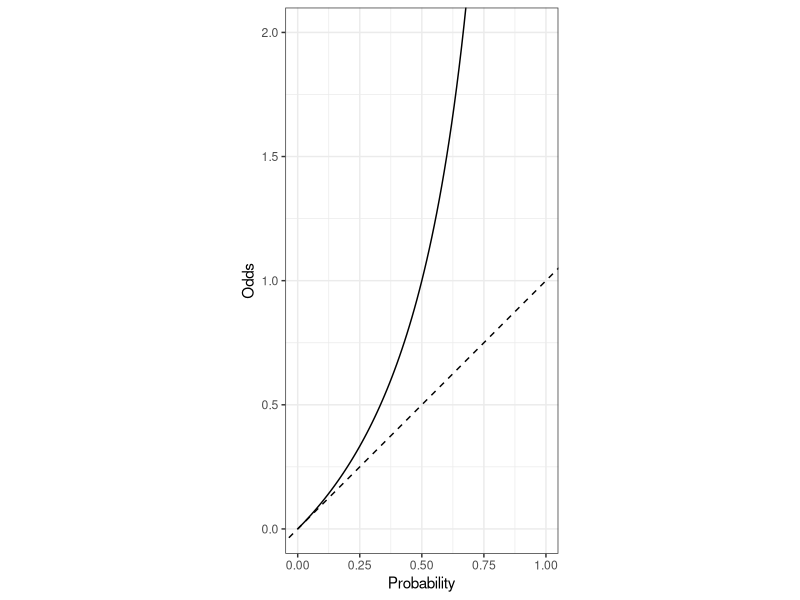
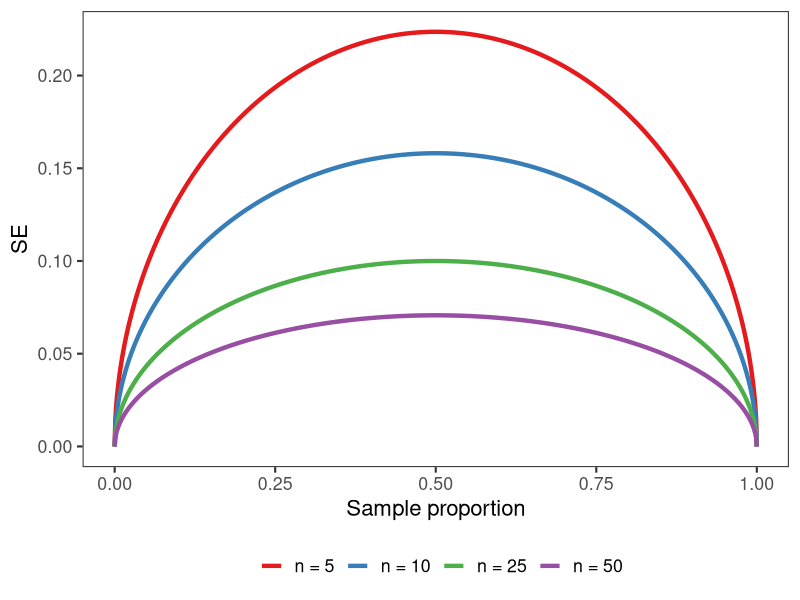
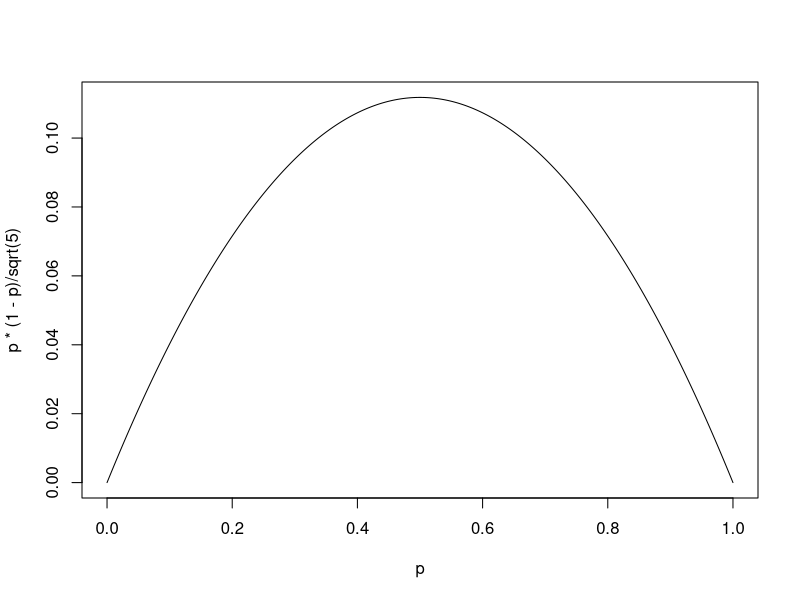
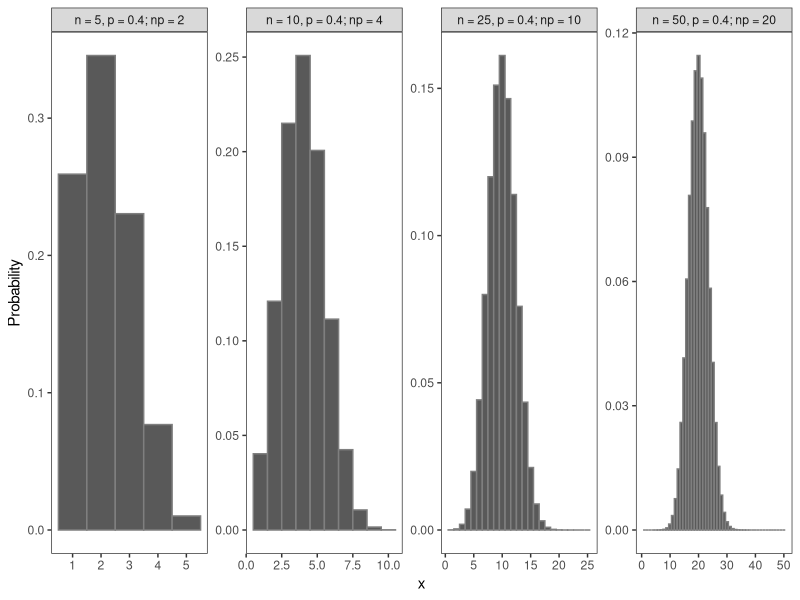
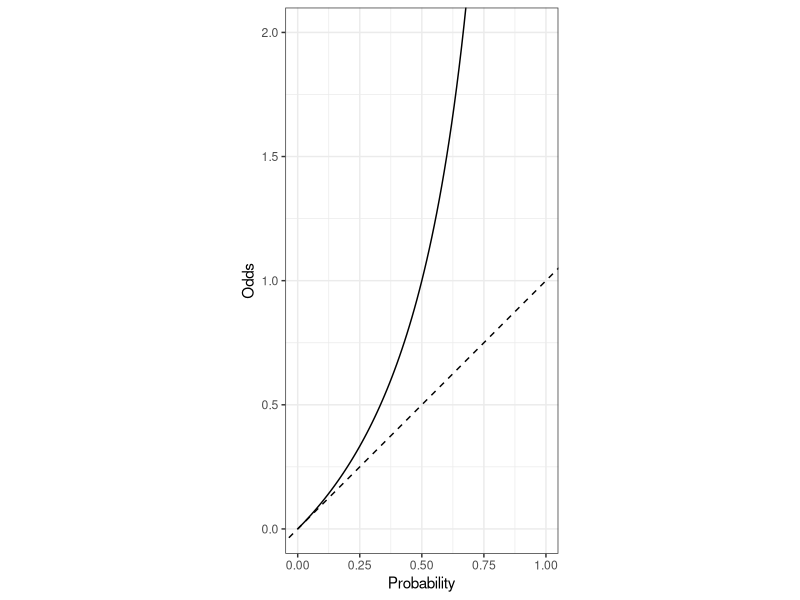
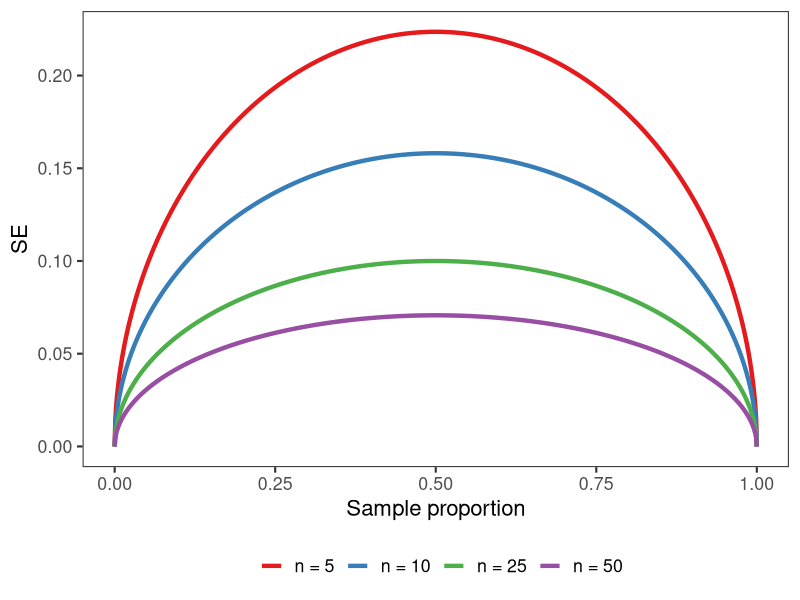
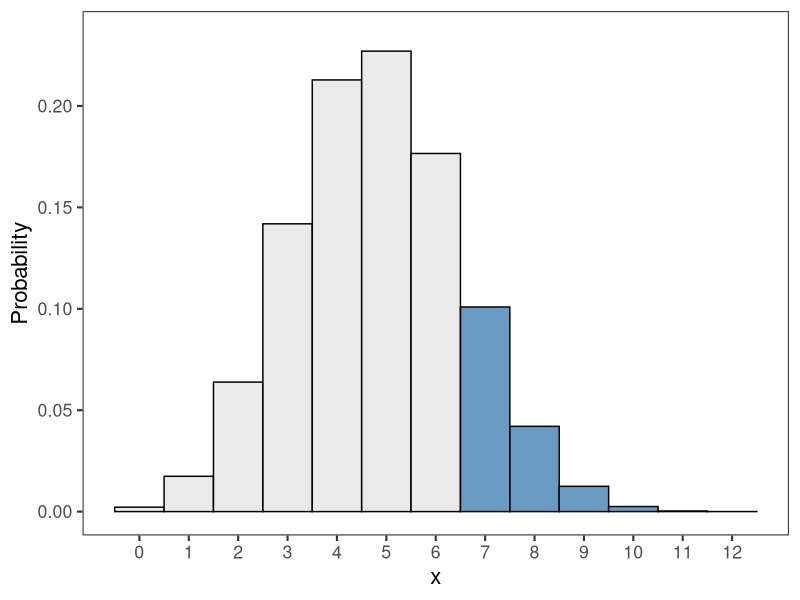
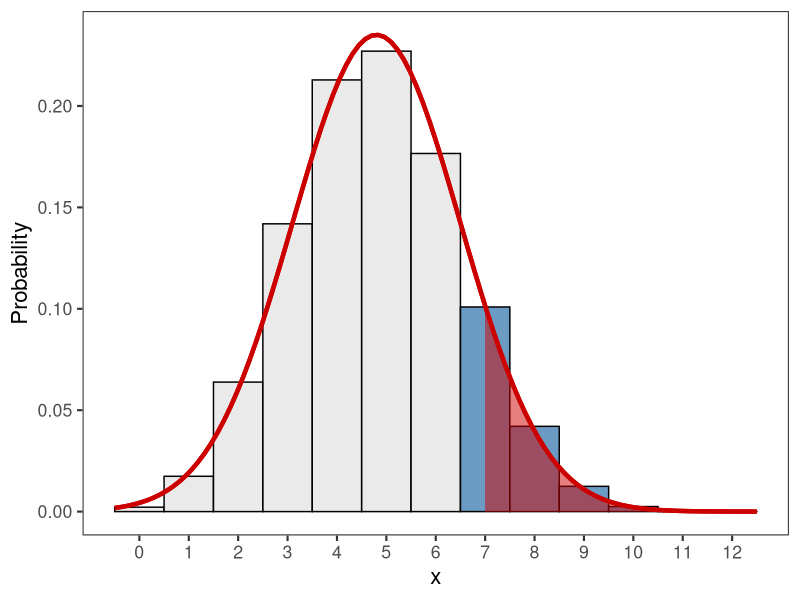

These figures' R source, in order:
library(tidyverse)



#' ## Odds versus probabilty


data.frame(Probability = seq(0, 0.99, 0.01)) %>%
  mutate(Odds = Probability / (1 - Probability)) %>%
  ggplot(aes(Probability, Odds)) +
  geom_abline(intercept = 0.0, slope = 1.0, linetype = "dashed") +
  geom_line() +
  coord_fixed(xlim = c(0, 1), ylim = c(0, 2.)) +
  theme_bw()

ggsave("figures/odds-probability-comparison.png",
       h = 4, w = 3)

#' 

p <- seq(0, 1, 0.001)

tibble(Probability = p,
       `n = 5` = sqrt(p*(1-p)/5),
       `n = 10` = sqrt(p*(1-p)/10),
       `n = 25` = sqrt(p*(1-p)/25),
       `n = 50` = sqrt(p*(1-p)/50)) %>%
  gather(n, SE, -1) %>%
  mutate(n = fct_relevel(n, "n = 5")) %>%
  ggplot(aes(Probability, SE, color = n)) +
  geom_line(size = 1.5) +
  scale_color_brewer(element_blank(), palette = "Set1") +
  xlab("Sample proportion") +
  theme_bw(16) +
  theme(panel.grid = element_blank(),
        legend.position = "bottom")

ggsave("figures/proportion_se.png", height = 5, width = 6)
  
plot(p, p * (1-p)/sqrt(5), type = "l")


#' ## Binomial

size <- c(5, 10, 25, 50)
p <- 0.4

df <- tibble(
  n = unlist(Map(rep, size, size)),
  x = unlist(lapply(size, seq_len)),
  p = p) %>%
  mutate(Probability = dbinom(x, n, p),
         group = paste0("n = ", n, ", p = ", p, "; np = ", n*p) %>% fct_inorder())

ggplot(df, aes(x, Probability)) +
  geom_col(width=1.0, color = "grey50") +
  facet_wrap(~group, scale = "free", nrow = 1) +
  theme_bw() +
  theme(panel.grid = element_blank())
  


#' ## Proportion example

prop.test(123, 1000, 0.13, correct = FALSE)
prop.test(123, 1000, 0.13)


#' ## Continuity correction

x <- 7
n <- 12
p <- 0.4
e_x <- n*p
sd_x <- sqrt(n*p*(1-p))

df <- tibble(x = 0:12) %>%
  mutate(Probability = dbinom(x, 12, 0.4),
         tail = x >= 7)

sum(dbinom(x:n, n, p))
pnorm(7, e_x, sd_x, FALSE)
pnorm(6.5, e_x, sd_x, FALSE)

## Binomial 
fig1 <- df %>%
  ggplot(aes(x, Probability, fill = tail)) +
  geom_col(width = 1.0, color = "black", alpha = 0.8) +
  scale_fill_manual(values = c("grey90", "steelblue")) +
  scale_x_continuous(breaks = 0:12) + 
  theme_bw(16) +
  theme(panel.grid = element_blank(),
        legend.position = "none") +
  stat_function(fun = dnorm,
                geom = "blank",
                xlim = c(-0.5, 12.5),
                args = list(mean = e_x, sd = sd_x))

ggsave("figures/binom_continuity_correction_1.png", fig1, h=4, w=6)

## Binomial + normal approximation
fig2 <- fig1 +
  stat_function(fun = dnorm,
                xlim = c(-0.5, 12.5),
                args = list(mean = e_x, sd = sd_x),
                color = "red3", size = 1.5) +
  stat_function(fun = dnorm,
                geom = "area",
                xlim = c(x, 12),
                args = list(mean = e_x, sd = sd_x),
                fill = "red3", size = 1.5, alpha = 0.5)

ggsave("figures/binom_continuity_correction_2.png", fig2, h=4, w=6)

## Binomial + normal approximation w/ continuity correction
fig3 <- fig2 +
  stat_function(fun = dnorm,
                xlim = c(-0.5, 12.5),
                args = list(mean = e_x, sd = sd_x),
                color = "red3", size = 1.5) +
  stat_function(fun = dnorm,
                geom = "area",
                xlim = c(x-0.5, 12),
                args = list(mean = e_x, sd = sd_x),
                fill = "forestgreen", size = 1.5, alpha = 0.5)

  ggsave("figures/binom_continuity_correction_3.png", fig3, h=4, w=6)
